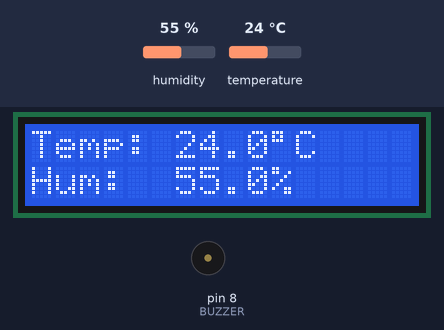
This sketch was run on a simulated Arduino Uno, built with avr-gcc and run on an emulated ATmega328P. Parts: 16×2 character LCD, buzzer (waves = sounding). Inputs (shaded band) come from the test bench; at power-on: temperature 24 °C, humidity 55 %.

Above: at 2.7 s.
2.8 s: temperature set to 29.6 °C
At 4.5 s:
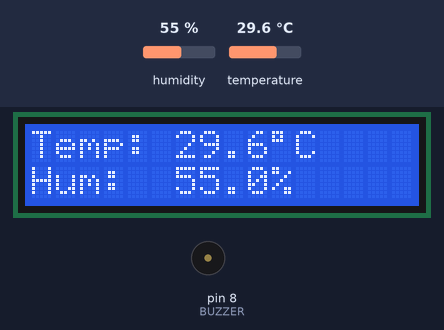
5.5 s: temperature set to 30.7 °C
At 6.3 s:
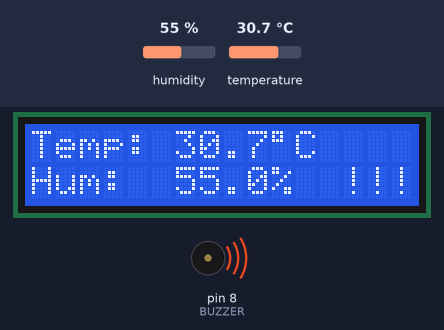
8.2 s: humidity set to 22 %
At 10.9 s:
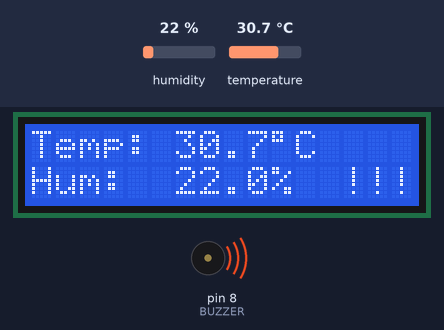
11.2 s: humidity set to 40 %
At 13.1 s:
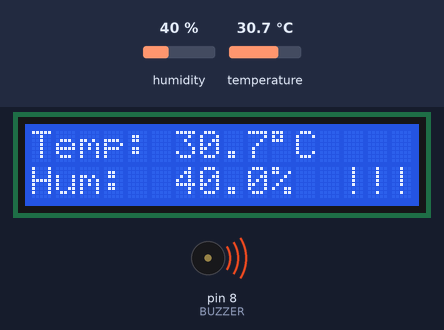
Timing chart, 0 to 14.6 s (numbered marks = the images above; inputs shaded):
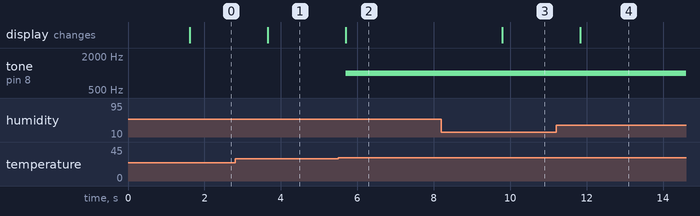

Measured:
- the behaviour switches between 29.9 and 30 °C on temperature (found by bisection; images 1 and 2)
- after the input at 2.8 s, the display: changes after 0.86 s (image 1)
- after the input at 5.5 s, tone on pin 8 (BUZZER): silent → 1000 Hz after 0.20 s; the display: changes after 0.20 s (image 2)
- after the input at 8.2 s, the display: changes after 1.6 s (image 3)
- after the input at 11.2 s, the display: changes after 0.63 s (image 4)

The sketch:

fam_copy.ino
```cpp
#include <Wire.h>
#include <LiquidCrystal_I2C.h>
#include <DHT.h>
#define DHTPIN 2
#define DHTTYPE DHT22
#define BUZZER 8

DHT dht(DHTPIN, DHTTYPE);
LiquidCrystal_I2C lcd(0x27, 16, 2);

float set_temp = 30.0;

void setup() {
  Serial.begin(9600);
  dht.begin();

  lcd.begin();
  lcd.backlight();

  pinMode(BUZZER, OUTPUT);

  lcd.setCursor(0, 0);
  lcd.print("System Ready");
  delay(1500);
  lcd.clear();
}

void loop() {

  float temperature = dht.readTemperature();
  float humidity = dht.readHumidity();

  // ตรวจสอบค่า Error
  if (isnan(temperature) || isnan(humidity)) {
    lcd.setCursor(0, 0);
    lcd.print("Sensor Error!   ");
    return;
  }

  // แสดงผลอุณหภูมิ
  lcd.setCursor(0, 0);
  lcd.print("Temp: ");
  lcd.print(temperature, 1);
  lcd.write(223);
  lcd.print("C    ");

  // แสดงผลความชื้น
  lcd.setCursor(0, 1);
  lcd.print("Hum:  ");
  lcd.print(humidity, 1);
  lcd.print("%      ");

  // เงื่อนไข Buzzer (Passive)
  if (temperature >= set_temp) {

    tone(BUZZER, 1000);   // ส่งเสียง 1000Hz
    lcd.setCursor(13, 1);
    lcd.print("!!!");

  } else {

    noTone(BUZZER);       // ปิดเสียง

    lcd.setCursor(13, 1);
    lcd.print("   ");
  }

  delay(2000);
}
```
